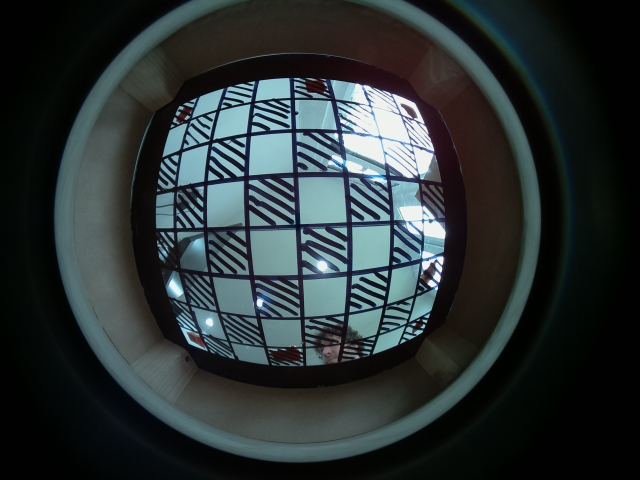
#> input picture camcalib/test_image.jpg, 640 x 480 px
$ python test_calib.py   (older library calls are emulated)
#> lines starting #> are read from the running program, lines starting #| are printed output that depends on the picture
import numpy as np
import cv2

# Load calibration data
with np.load('calibration_data_npz.npz') as data:
#> (reads camcalib/calibration_data_npz.npz from the repository)
    K = data['K']
    D = data['D']

# Load an image
img = cv2.imread('test_image.jpg')
#> img is the input picture: shape (480, 640, 3); mean B, G, R 52.1, 51.1, 42.8

# Undistort the image
h, w = img.shape[:2]
#> h = 480; w = 640
map1, map2 = cv2.fisheye.initUndistortRectifyMap(K, D, np.eye(3), K, (w,h), cv2.CV_16SC2)
undistorted_img = cv2.remap(img, map1, map2, interpolation=cv2.INTER_LINEAR, borderMode=cv2.BORDER_CONSTANT)
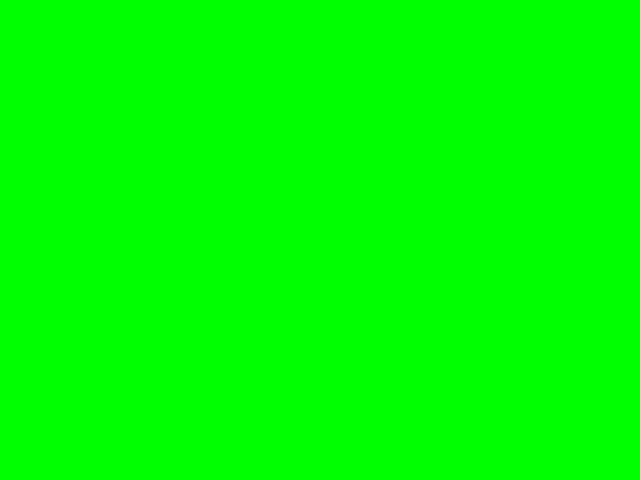
#> undistorted_img: shape (480, 640, 3); mean B, G, R 0, 1, 0; drawn with 1 as white

# Save the undistorted image
cv2.imwrite('yellowwihtpiecesonthem.jpg', undistorted_img)
